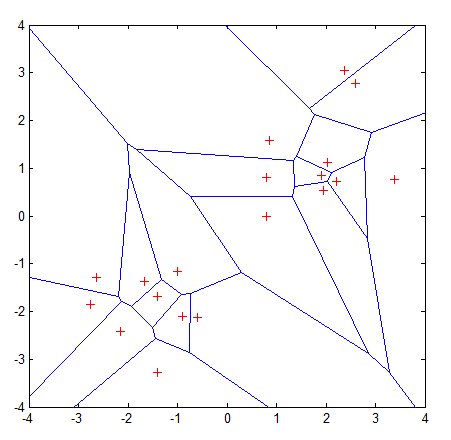
#> input picture image/Knn_voronoi.png, 451 x 440 px, given in place of img.jpg, which was not available
$ jupyter execute --allow-errors Randomized_SVD.ipynb   (shell and % lines are left out)   (text cells are left out)
#> lines starting #> are read from the running program, lines starting #| are printed output that depends on the picture; long printed decimals are rounded; pictures that were not available may be replaced by others from this repository, and a replacement may not be noted
[cell 1]
%pylab inline
from IPython.display import Image
import numpy.linalg as LA

[cell 2]
display(Image(url='https://github.com/yexf308/AdvancedMachineLearning/blob/main/image/rsvd1.png?raw=true', width=600))

[cell 3]
display(Image(url='https://github.com/yexf308/AdvancedMachineLearning/blob/main/image/rsvd2.png?raw=true', width=600))

[cell 4]
# Define randomized SVD function
def rSVD(X,r,q,p):
    # Step 1: Sample column space of X with P matrix
    N = X.shape[1]
    P = np.random.randn(N,r+p)
    Z = X @ P
    for k in range(q):
        Z = X @ (X.T @ Z)

    Q, R = np.linalg.qr(Z,mode='reduced')

    # Step 2: Compute SVD on projected Y = Q.T @ X
    Y = Q.T @ X
    UY, S, VT = np.linalg.svd(Y,full_matrices=0)

    # Step 3: Compute U
    U = Q @ UY

    return U, S, VT

[cell 5]
import cv2
from time import time
img = cv2.imread('img.jpg')
#> img is the input picture: shape (440, 451, 3); mean B, G, R 252, 248.7, 249.2
X = np.mean(img,axis=2) # Convert RGB -> grayscale
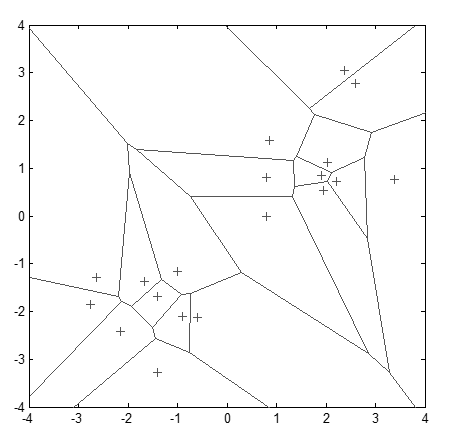
#> X: shape (440, 451) float64; min 0, max 255, mean 250

t0 = time()
U, S, VT = np.linalg.svd(X,full_matrices=0) # Deterministic SVD
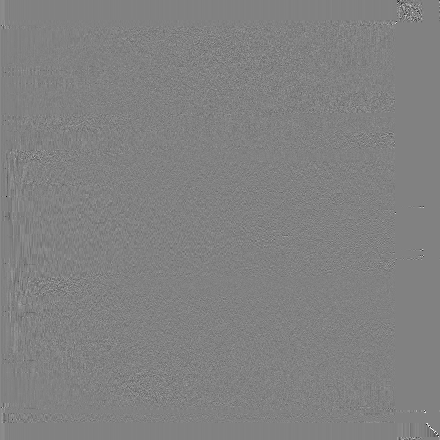
#> U: shape (440, 440) float64; min -0.922, max 0.89, mean 0.000105; drawn with min black and max white
#> S = 440 values, max 111751.8 at index 0, min 9.35e-12 at index 439, mean 604.2
print(f"Deterministic SVD takes {time() - t0}s")

r = 400 # Target rank
q = 1   # Power iterations
p = 5   # Oversampling parameter

t0 = time()
rU, rS, rVT = rSVD(X,r,q,p)
#> in rSVD, `Z = X @ P`:
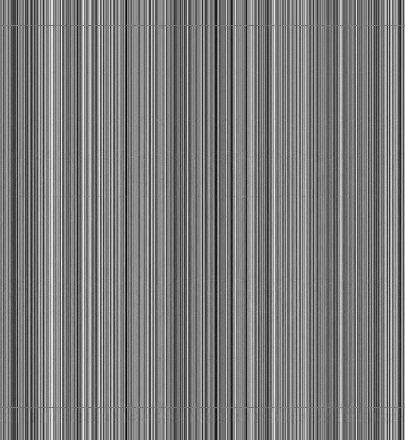
#> Z: shape (440, 405) float64; min -15519.1, max 17404.7, mean 493.7; drawn with min black and max white
#> in rSVD, `Q, R = np.linalg.qr(Z,mode='reduced')`:
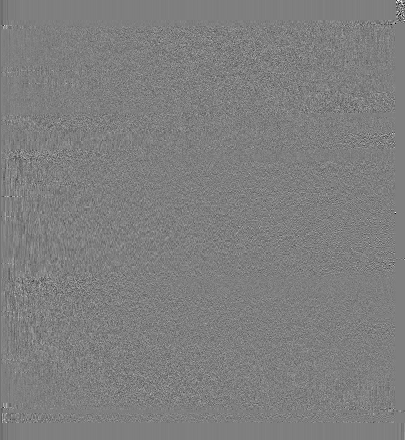
#> Q: shape (440, 405) float64; min -0.56, max 0.562, mean -0.000109; drawn with min black and max white
#> in rSVD, `Y = Q.T @ X`:
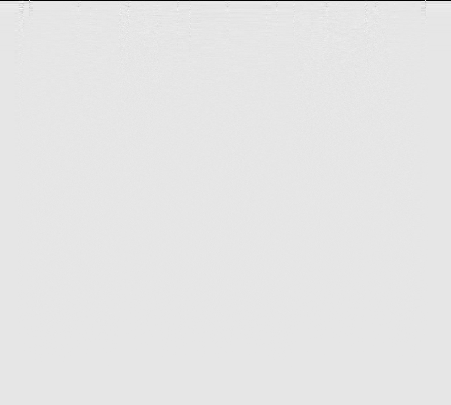
#> Y: shape (405, 451) float64; min -5339.1, max 571.3, mean -13; drawn with min black and max white
#> in rSVD, `UY, S, VT = np.linalg.svd(Y,full_matrices=0)`:
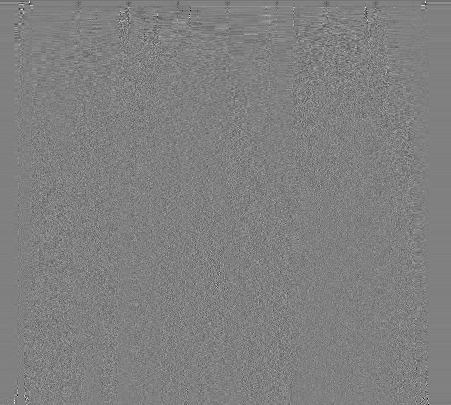
#> VT: shape (405, 451) float64; min -0.536, max 0.529, mean -0.000115; drawn with min black and max white
#> in rSVD, `UY, S, VT = np.linalg.svd(Y,full_matrices=0)`: S = 405 values, max 111751.8 at index 0, min 1.12e-11 at index 397, mean 656.4
#> in rSVD, `U = Q @ UY`:
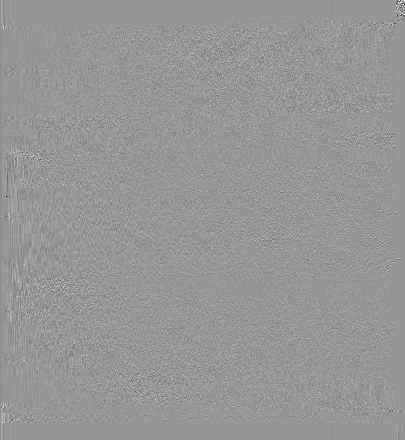
#> U: shape (440, 405) float64; min -0.818, max 0.57, mean -0.000118; drawn with min black and max white
#> rS has the same summary as S in rSVD
print(f"randomized SVD takes {time() - t0}s")

[cell 6]
## Reconstruction
XSVD = U[:,:(r+1)] @ np.diag(S[:(r+1)]) @ VT[:(r+1),:] # SVD approximation
errSVD = np.linalg.norm(X-XSVD,ord=2) / np.linalg.norm(X,ord=2)
#> errSVD = 5.68e-15
print(f'In deterministic SVD, 2-norm of relative error is {errSVD}s')
#| In deterministic SVD, 2-norm of relative error is 5.682391407765884e-15s
XrSVD = rU[:,:(r+1)] @ np.diag(rS[:(r+1)]) @ rVT[:(r+1),:] # SVD approximation
errSVD = np.linalg.norm(X-XrSVD,ord=2) / np.linalg.norm(X,ord=2)
#> errSVD = 1.98e-06
print(f'In randomized SVD, 2-norm of relative error is {errSVD}s')
#| In randomized SVD, 2-norm of relative error is 1.9845844065384635e-06s

#> (a cell that did not finish here is left out)

[cell 8]
r_range = range(10)
errSVD  = zeros(10)
for index, r in enumerate(r_range):
  rU, rS, rVT = rSVD(X,r,q,p)
  XrSVD = rU[:,:(r+1)] @ np.diag(rS[:(r+1)]) @ rVT[:(r+1),:]
  errSVD[index] = np.linalg.norm(X-XrSVD,ord=2)
#> this loop made 10 passes
#> rS on passes 1 to 3: [111751.8, 2623.3, 2433.3, 2000.3, 1973.1], [111751.8, 2609.8, 2492, 2172.8, 1734.5, 1590], [111751.8, 2545.4, 2403.1, 1959.6, 1817.9, 1647.9, 1531.4]
#> pass 1, `XrSVD = rU[:,:(r+1)] @ np.diag(rS[:(r+1)]) @ rVT[:(r+1),:]`:
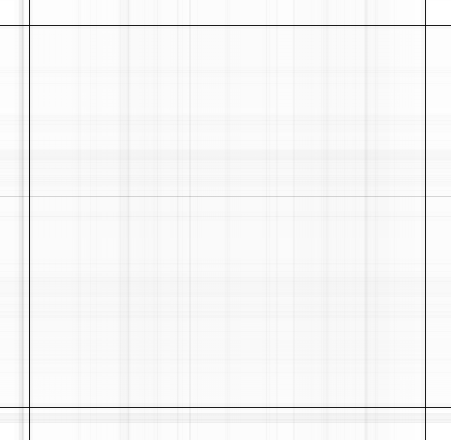
#> XrSVD: shape (440, 451) float64; min 3.7, max 258.3, mean 250; drawn with min black and max white
#> pass 3, `XrSVD = rU[:,:(r+1)] @ np.diag(rS[:(r+1)]) @ rVT[:(r+1),:]`:
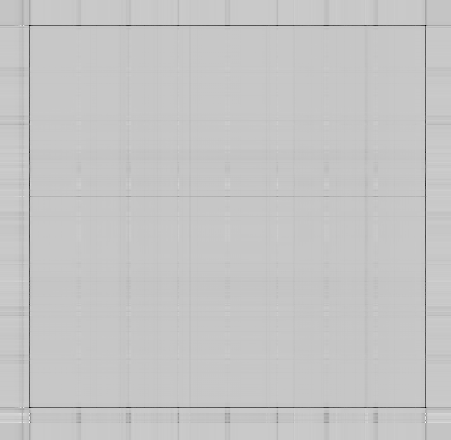
#> XrSVD: shape (440, 451) float64; min -191.5, max 379.2, mean 250; drawn with min black and max white
#> after the loop, errSVD = [2660, 2536.4, 2346.3, 2150, 2019.3, 1945.7, 1732.7, 1554.8, 1510.3, 1461.4]

[cell 9]
print('The following values are the actual 2-norm error incurred ')
print(errSVD)
#| [2659.956  2536.412 2346.299 2150.011 2019.254
#|  1945.677 1732.681 1554.755 1510.335 1461.443]
print('The following values are the singular values k+1 of X. These indicate the theoretically minimal approximation error.')
print(S[1:11])
#| [2659.956 2536.349 2279.646 2040.914 1970.697
#|  1669.052 1577.411 1531.741 1433.499 1296.783]

[cell 10]
scatter(range(10),log(errSVD))
#> (this line was passed over: IPython is not available in this run)
scatter(range(10),log(S[1:11]))
#> (this line was passed over: IPython is not available in this run)

$ run again, on image/LLE.png
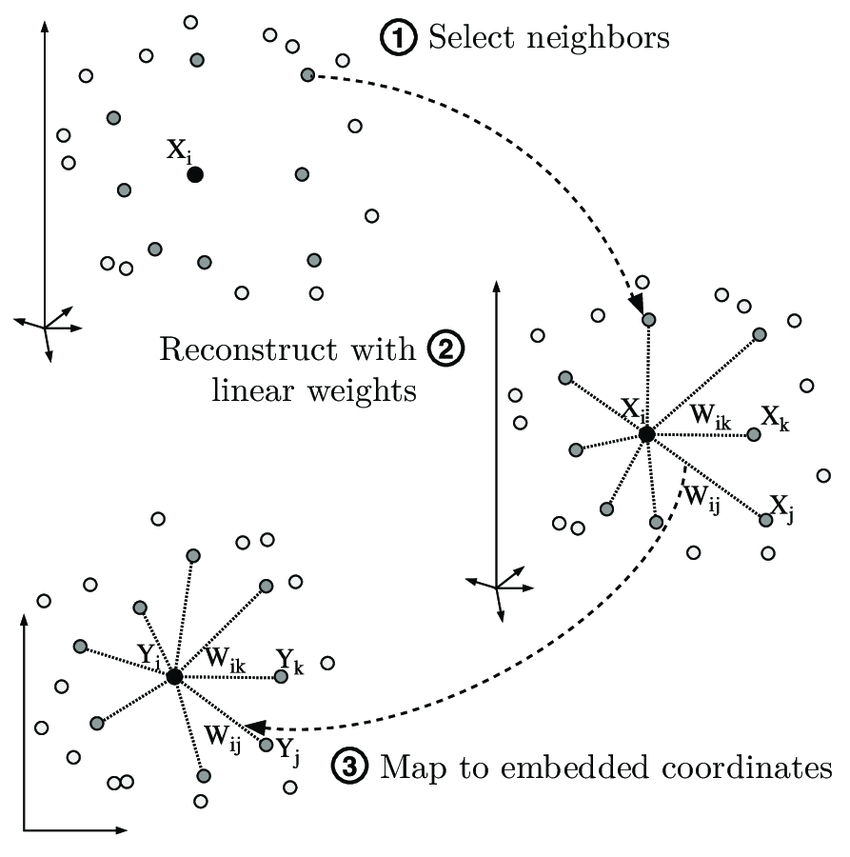
#> input picture image/LLE.png, 850 x 857 px, given in place of img.jpg, which was not available
#> img is the input picture: shape (857, 850, 3); mean B, G, R 246.5, 246.5, 246.3
#> `U, S, VT = np.linalg.svd(X,full_matrices=0)`: S = 850 values, max 210565.3 at index 0, min 1.53e-11 at index 849, mean 812.6
#> in rSVD, `UY, S, VT = np.linalg.svd(Y,full_matrices=0)`: S = 405 values, max 210565.3 at index 0, min 151.2 at index 404, mean 1634.6
#> `rU, rS, rVT = rSVD(X,r,q,p)`: rS has the same summary as S in rSVD
#> `XSVD = U[:,:(r+1)] @ np.diag(S[:(r+1)]) @ VT[:(r+1),:]`:
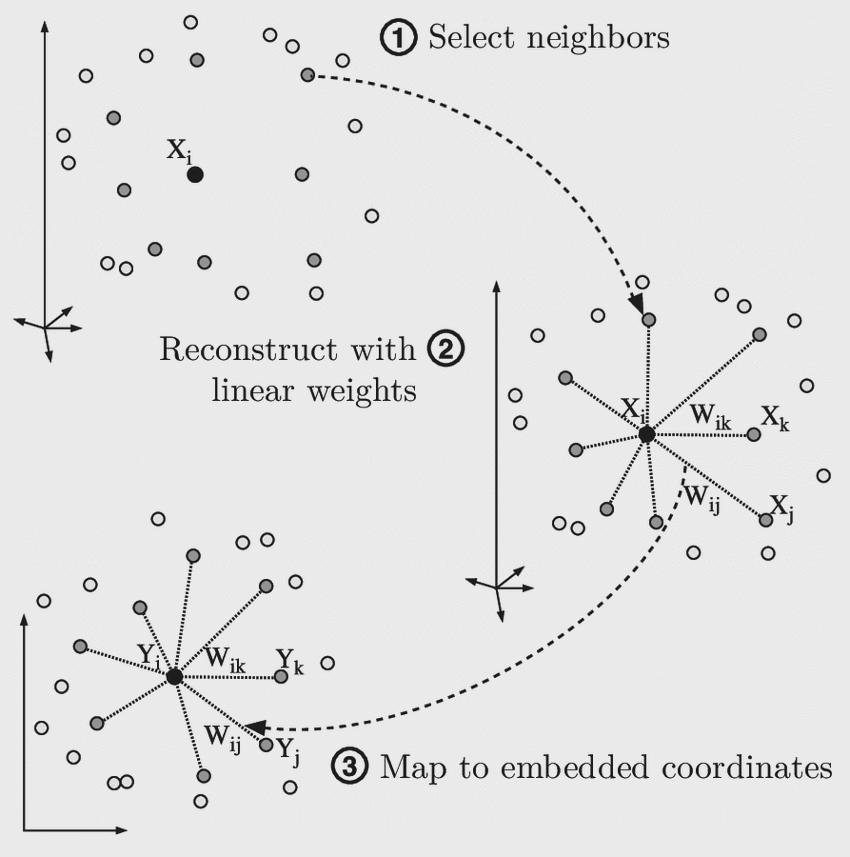
#> XSVD: shape (857, 850) float64; min -26.96, max 279.6, mean 246.5; drawn with min black and max white
#> `errSVD = np.linalg.norm(X-XSVD,ord=2) / np.linalg.norm(X,ord=2)`: errSVD = 0.000918
#| In deterministic SVD, 2-norm of relative error is 0.0009176562089924232s
#> `errSVD = np.linalg.norm(X-XrSVD,ord=2) / np.linalg.norm(X,ord=2)`: errSVD = 0.00121
#| In randomized SVD, 2-norm of relative error is 0.0012074198932608747s
#> the loop `for index, r in enumerate(r_range):` made 10 passes
#> rS on passes 1 to 3: [210565.3, 8593.7, 6960.6, 6702.5, 5043], [210565.3, 8533.9, 7070.2, 6920.2, 5783.5, 5021], [210565.3, 8321.8, 7208.8, 6706.8, 5757.4, 5199.1, 4454.8]
#> pass 3, `XrSVD = rU[:,:(r+1)] @ np.diag(rS[:(r+1)]) @ rVT[:(r+1),:]`:
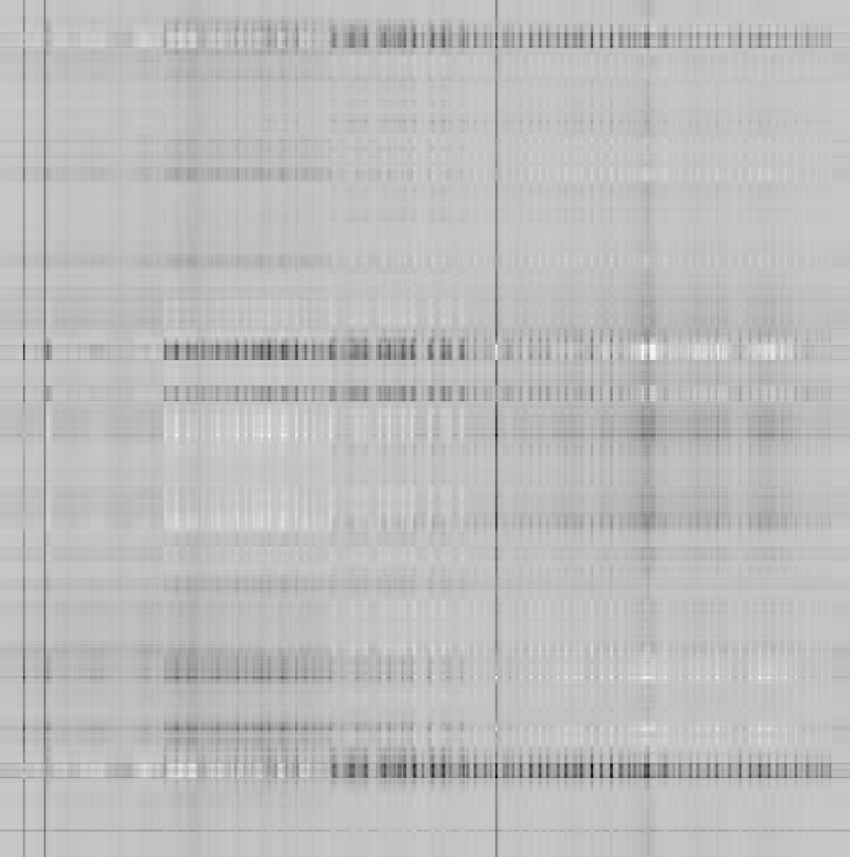
#> XrSVD: shape (857, 850) float64; min -16.72, max 337.8, mean 246.5; drawn with min black and max white
#> after the loop `for index, r in enumerate(r_range):`: errSVD = [8738.5, 7667.2, 7485.8, 7398.5, 6099.7, 6016.6, 5652, 5201.5, 5417.7, 5181.5]
#| [8738.506 7667.205 7485.818 7398.498  6099.664
#|  6016.564 5652.041 5201.550 5417.684 5181.469]
#| [8738.506 7621.418 7270.091 6774.484 6030.721
#|  5708.670 5030.859  4901.652  4623.452 4510.390 ]

$ run again, on image/MDS.png
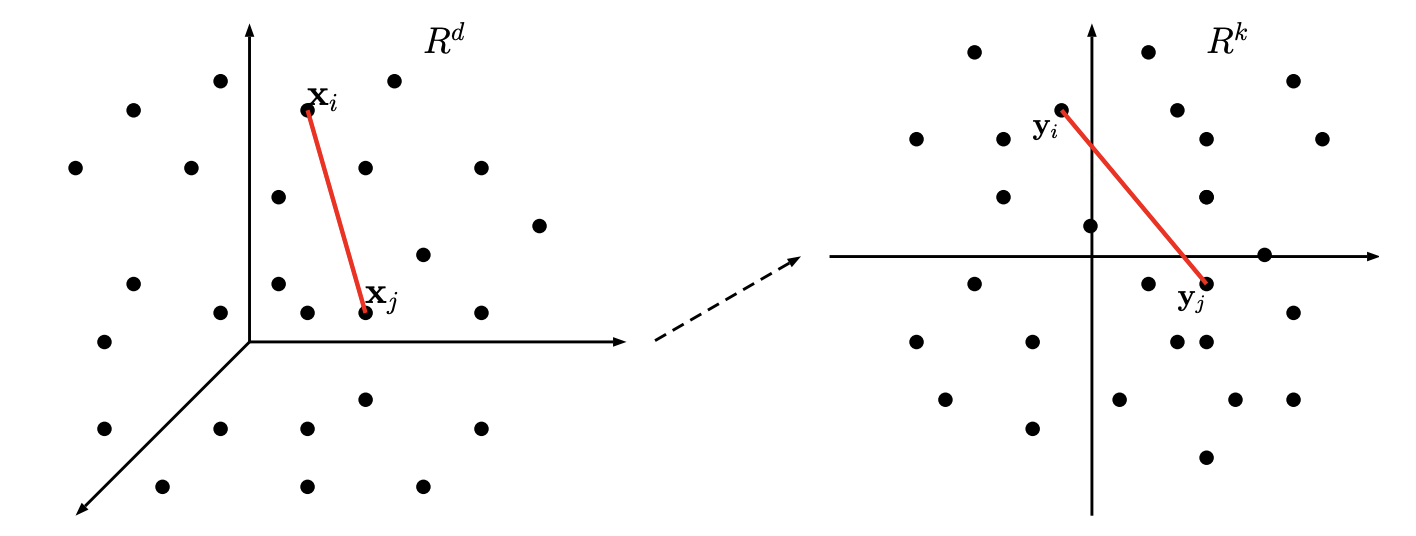
#> input picture image/MDS.png, 1416 x 536 px, given in place of img.jpg, which was not available
#> img is the input picture: shape (536, 1416, 3); mean B, G, R 249.1, 249.1, 249.6
#> `U, S, VT = np.linalg.svd(X,full_matrices=0)`: S = 536 values, max 217618.9 at index 0, min 2.17e-11 at index 482, mean 913.3
#> in rSVD, `UY, S, VT = np.linalg.svd(Y,full_matrices=0)`: S = 405 values, max 217618.9 at index 0, min 44.99 at index 404, mean 1203.4
#> in rSVD, `U = Q @ UY`:
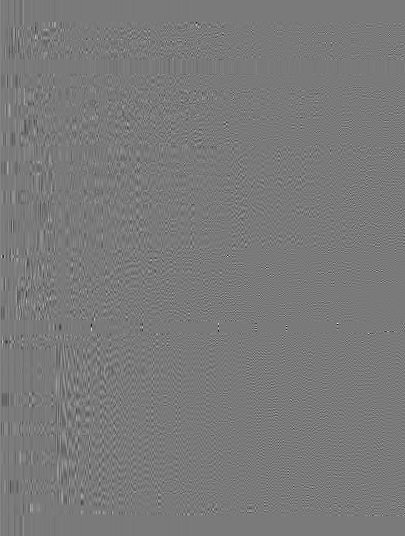
#> U: shape (536, 405) float64; min -0.552, max 0.598, mean 0.000102; drawn with min black and max white
#> `rU, rS, rVT = rSVD(X,r,q,p)`: rS has the same summary as S in rSVD
#> `errSVD = np.linalg.norm(X-XSVD,ord=2) / np.linalg.norm(X,ord=2)`: errSVD = 0.000261
#| In deterministic SVD, 2-norm of relative error is 0.0002608087024089817s
#> `errSVD = np.linalg.norm(X-XrSVD,ord=2) / np.linalg.norm(X,ord=2)`: errSVD = 0.000348
#| In randomized SVD, 2-norm of relative error is 0.0003481957945748789s
#> the loop `for index, r in enumerate(r_range):` made 10 passes
#> rS on passes 1 to 3: [217618.9, 9358, 8580.1, 6888.9, 6027.1], [217618.9, 9029.3, 8192.2, 7375.2, 7013.8, 5552.6], [217618.9, 9724.6, 8799.2, 7865.7, 6968.5, 6214.7, 5154.4]
#> pass 3, `XrSVD = rU[:,:(r+1)] @ np.diag(rS[:(r+1)]) @ rVT[:(r+1),:]`:
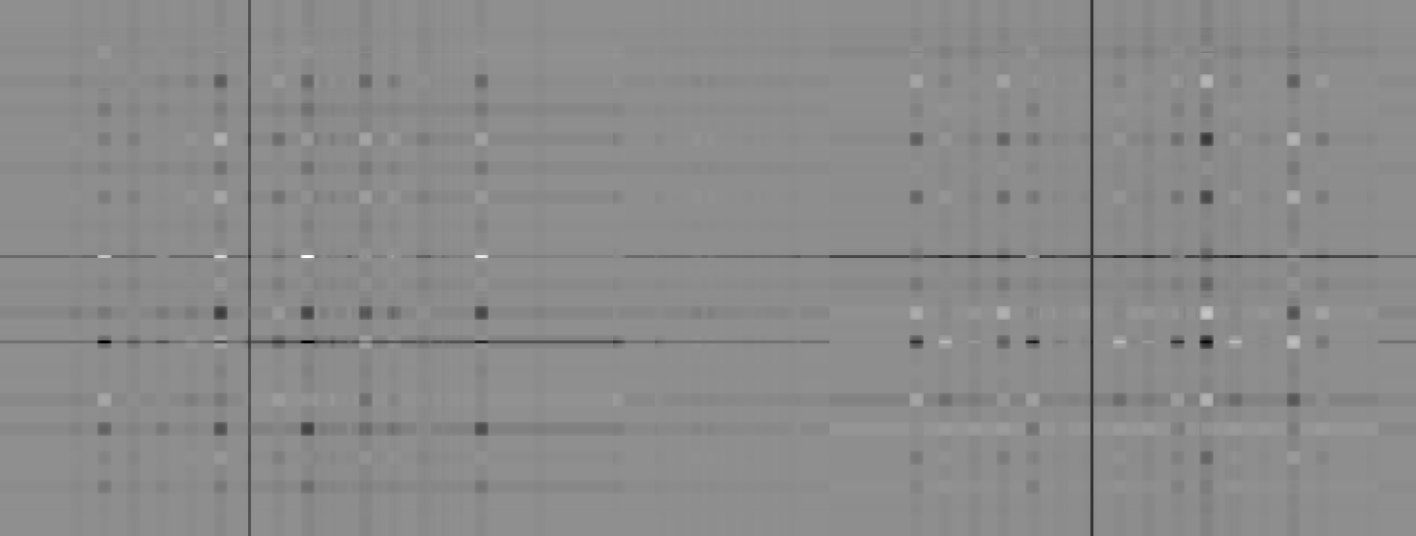
#> XrSVD: shape (536, 1416) float64; min -107.6, max 545.4, mean 249.3; drawn with min black and max white
#> after the loop `for index, r in enumerate(r_range):`: errSVD = [9951.6, 9654, 8129.7, 7579.2, 7000.2, 6517.7, 6069.8, 5823.5, 5950.7, 5782.8]
#| [9951.615 9654.043 8129.678 7579.154 7000.233
#|  6517.663 6069.797 5823.480 5950.707 5782.791]
#| [9951.615 9011.253 8119.295 7500.327 6974.724
#|  6070.638 5774.495 5704.606 5522.608 5142.381]
